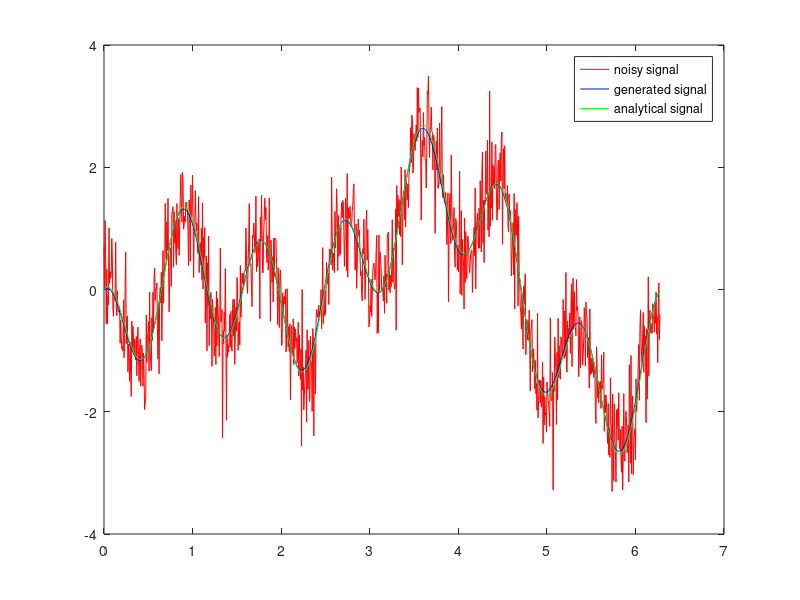

Write the MATLAB code that produced this figure.
clear

% number of signal measurements
n = 1000;
% measuring from 0 to 2 pi
length = 2*pi;
% difference between two measurements
h = length/n;

% steps
t = (0:h:length-h);
% Signal
S = sin(2*t)+cos(7*t)-cos(t);

% random noise
RN = 0.5*randn(n,1);

% adding the random noise to the signal
NS = transpose(RN) + S;

% getting the complex fourier coefficients using fft
ck = fft(NS);

% dividing the complex fourier coefficients by n 
ck = ck/n;

% setting any complex fourier coefficients smaller than 0.9 times the
% max to zero to remove the noise
m = max(ck);
for i = 1:n
  if ck(i) < 0.9*m
    ck(i) = 0;
  end
end


% getting the fourier coefficients ak and bk
s = floor(n/2)+1;
for i = 1:s
  ak(i) = 2 * real(ck(i));
  bk(i) = -2 * imag(ck(i));
end

% applying the fourier series in sin cos form
tmp = 0;
for i = 1:n
  y(i) = ak(1)/2;
  for j = 2:s
    y(i) += ak(j) * cos((j-1)*i*h) + bk(j) * sin((j-1)*i*h);
  end
end

% plotting the results
plot(t,NS,'color','r'); hold on;
plot(t,y,'color','b'); hold on;
plot(t,S,'color','g'); hold on;
legend('noisy signal','generated signal', 'analytical signal')

return